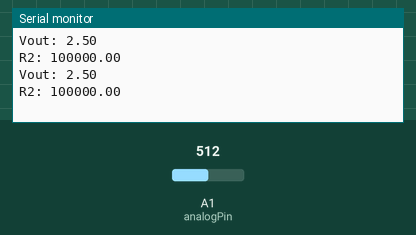
Simulated run of this sketch. Board: Arduino Uno, built with avr-gcc and run on an emulated ATmega328P. On the bench: the last lines printed to the serial monitor. The inputs (shaded band) are chosen by the test bench; at power-on: A1 (analogPin) = 512.

Above: at 1.8 s.
1.9 s: A1 (analogPin) set to 716
At 2.8 s:
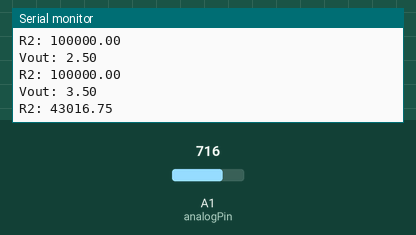
3.4 s: A1 (analogPin) set to 900
At 4.5 s:
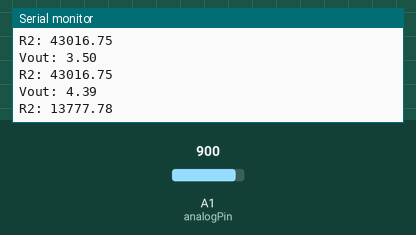
Timing chart, 0 to 6.4 s (numbered marks = the images above; inputs shaded):
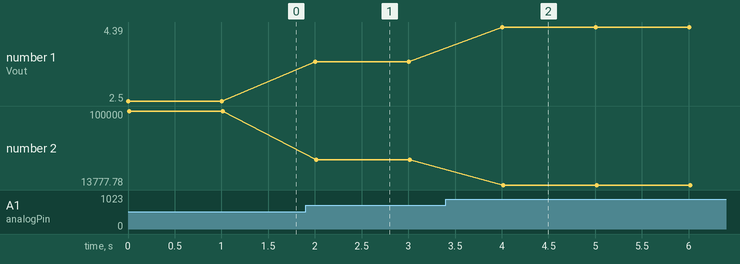

The sketch:

Resistor_LCD_Test.ino
```cpp
int analogPin= A1;
int raw= 0;
int Vin= 5;
float Vout= 0;
float R1= 100000;
float R2= 0;
float buffer= 0;

void setup()
{
Serial.begin(9600);
}

void loop()
{
raw= analogRead(analogPin);
if(raw)
{
buffer= raw * Vin;
Vout= (buffer)/1024.0;
buffer= (Vin/Vout) -1;
R2= R1 * buffer;
Serial.print("Vout: ");
Serial.println(Vout);
Serial.print("R2: ");
Serial.println(R2);
delay(1000);
}
}
```

Measured:
- after the input at 1.9 s, the serial monitor: prints a new line after 0.10 s (image 1)
- after the input at 3.4 s, the serial monitor: prints a new line after 0.61 s (image 2)
- plotted number 1: 2.5 → 3.5 after the input at 1.9 s, 3.5 → 4.39 after the input at 3.4 s
- plotted number 2: 100000 → 43016.75 after the input at 1.9 s, 43016.75 → 13777.78 after the input at 3.4 s
